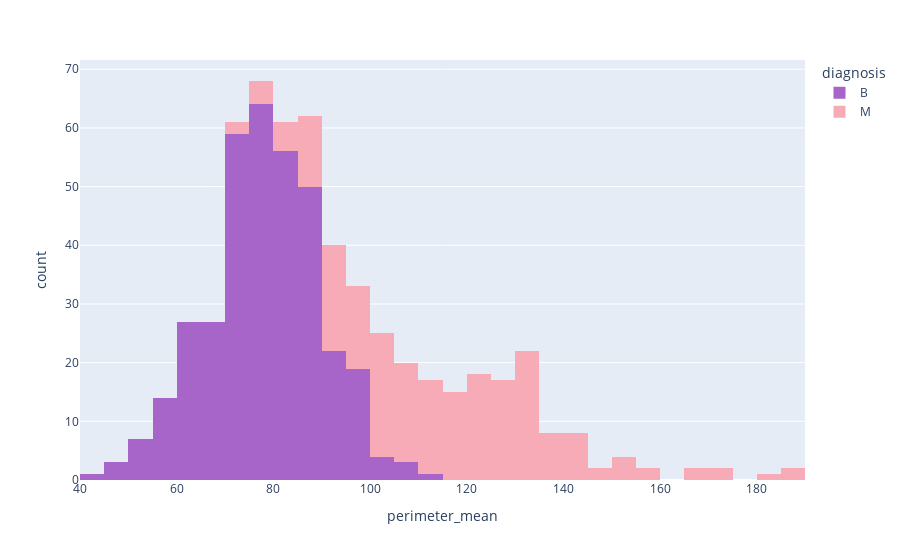

The code cell stored with this chart in its notebook:
### Code cell
px.histogram(data_frame=data,x='perimeter_mean',color='diagnosis',color_discrete_sequence=['#A865C9','#f6abb6'])

### Figure 1 — Plotly figure (JSON) as saved in the notebook; plotly's stock layout.template omitted (floating-point values rounded to 4 significant figures; data arrays with more than 128 entries replaced by an {"elided": "..."} marker saying what was removed)
{"data": [{"alignmentgroup": "True", "bingroup": "x", "hovertemplate": "diagnosis=B<br>perimeter_mean=%{x}<br>count=%{y}<extra></extra>", "legendgroup": "B", "marker": {"color": "#A865C9", "pattern": {"shape": ""}}, "name": "B", "offsetgroup": "B", "orientation": "v", "showlegend": true, "type": "histogram", "x": {"elided": "357 float values"}, "xaxis": "x", "yaxis": "y"}, {"alignmentgroup": "True", "bingroup": "x", "hovertemplate": "diagnosis=M<br>perimeter_mean=%{x}<br>count=%{y}<extra></extra>", "legendgroup": "M", "marker": {"color": "#f6abb6", "pattern": {"shape": ""}}, "name": "M", "offsetgroup": "M", "orientation": "v", "showlegend": true, "type": "histogram", "x": {"elided": "212 float values"}, "xaxis": "x", "yaxis": "y"}], "layout": {"barmode": "relative", "legend": {"title": {"text": "diagnosis"}, "tracegroupgap": 0}, "margin": {"t": 60}, "xaxis": {"anchor": "y", "domain": [0, 1], "title": {"text": "perimeter_mean"}}, "yaxis": {"anchor": "x", "domain": [0, 1], "title": {"text": "count"}}}}
